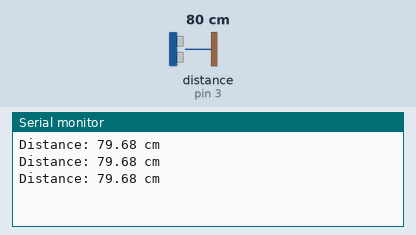
The sketch below on a simulated Arduino Uno, built with avr-gcc and run on an emulated ATmega328P. Parts: the last lines printed to the serial monitor. Wiring (inferred from the names in the program): ultrasonic range finder: trigger pin 2; echo pin 3. The test bench sets the inputs (shaded band); at power-on: distance to the obstacle (sensor on pin 3) 80 cm. The echo pulse lasts 58.3 µs per cm.

Above: at 1.3 s.
1.4 s: distance to the obstacle (sensor on pin 3) set to 2 cm
At 1.9 s:
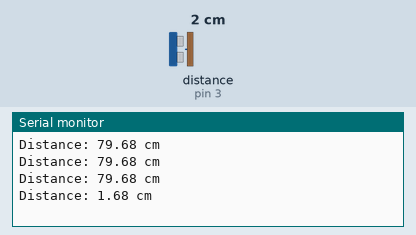
2.9 s: distance to the obstacle (sensor on pin 3) set to 4 cm
At 3.4 s:
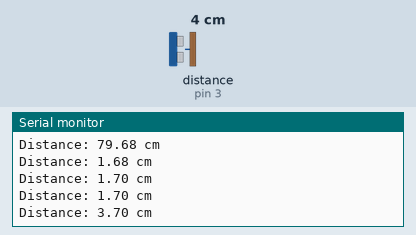
Timing chart, 0 to 5.9 s (numbered marks = the images above; inputs shaded):
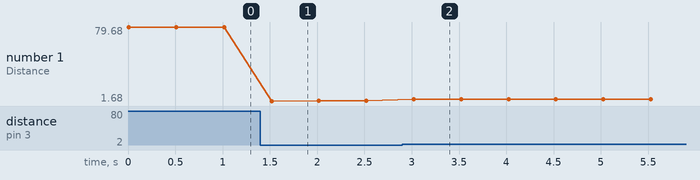

The sketch:

ultrasonic_sensor_serial_monitor.ino
```cpp
// Lesson 8 - Serial Monitor (Arduino for Beginners)
// HC-SR04 Ultrasonic Sensor Pins
const int trigPin = 2;
const int echoPin = 3;

void setup() {
  // Initialize the serial monitor
  Serial.begin(9600);

  // Set up the pin modes
  pinMode(trigPin, OUTPUT);
  pinMode(echoPin, INPUT);
}

void loop() {
  long duration;
  float distanceCm;

  // Clear the trigPin by setting it LOW
  digitalWrite(trigPin, LOW);
  delayMicroseconds(2);

  // Trigger the sensor by setting the trigPin HIGH for 10 microseconds
  digitalWrite(trigPin, HIGH);
  delayMicroseconds(10);
  digitalWrite(trigPin, LOW);

  // Read the echoPin, and calculate duration of the echo pulse
  duration = pulseIn(echoPin, HIGH);

  // Calculate distance in centimeters (speed of sound in the air is 343m/s)
  distanceCm = duration * 0.0343 / 2;

  // Print the result to the Serial Monitor
  Serial.print("Distance: ");
  Serial.print(distanceCm);
  Serial.println(" cm");

  // Small delay before the next measurement (to avoid errors)
  delay(500);
}
```

Measured:
- after the input at 1.4 s, the serial monitor: prints a new line after 0.12 s (image 1)
- after the input at 2.9 s, the serial monitor: prints a new line after 0.12 s (image 2)
- plotted number 1: 79.68 → 1.7 after the input at 1.4 s, 1.7 → 3.7 after the input at 2.9 s
